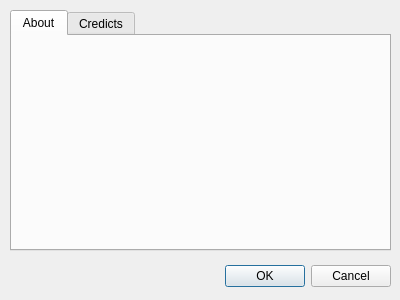
<?xml version="1.0" encoding="UTF-8"?>
<ui version="4.0">
 <class>Dialog</class>
 <widget class="QDialog" name="Dialog">
  <property name="geometry">
   <rect>
    <x>0</x>
    <y>0</y>
    <width>400</width>
    <height>300</height>
   </rect>
  </property>
  <property name="windowTitle">
   <string>Dialog</string>
  </property>
  <widget class="QDialogButtonBox" name="buttonBox">
   <property name="geometry">
    <rect>
     <x>50</x>
     <y>260</y>
     <width>341</width>
     <height>32</height>
    </rect>
   </property>
   <property name="orientation">
    <enum>Qt::Horizontal</enum>
   </property>
   <property name="standardButtons">
    <set>QDialogButtonBox::Cancel|QDialogButtonBox::Ok</set>
   </property>
  </widget>
  <widget class="QTabWidget" name="tabWidget">
   <property name="geometry">
    <rect>
     <x>10</x>
     <y>10</y>
     <width>381</width>
     <height>241</height>
    </rect>
   </property>
   <property name="currentIndex">
    <number>0</number>
   </property>
   <widget class="QWidget" name="tabAbout">
    <attribute name="title">
     <string>About</string>
    </attribute>
    <widget class="QLabel" name="labelAbout">
     <property name="geometry">
      <rect>
       <x>30</x>
       <y>60</y>
       <width>301</width>
       <height>101</height>
      </rect>
     </property>
     <property name="text">
      <string/>
     </property>
    </widget>
   </widget>
   <widget class="QWidget" name="tabCredits">
    <attribute name="title">
     <string>Credicts</string>
    </attribute>
    <widget class="QLabel" name="labelCredicts">
     <property name="geometry">
      <rect>
       <x>50</x>
       <y>80</y>
       <width>261</width>
       <height>71</height>
      </rect>
     </property>
     <property name="text">
      <string>jingwenlai@163.com</string>
     </property>
    </widget>
   </widget>
  </widget>
 </widget>
 <resources/>
 <connections>
  <connection>
   <sender>buttonBox</sender>
   <signal>accepted()</signal>
   <receiver>Dialog</receiver>
   <slot>accept()</slot>
   <hints>
    <hint type="sourcelabel">
     <x>248</x>
     <y>254</y>
    </hint>
    <hint type="destinationlabel">
     <x>157</x>
     <y>274</y>
    </hint>
   </hints>
  </connection>
  <connection>
   <sender>buttonBox</sender>
   <signal>rejected()</signal>
   <receiver>Dialog</receiver>
   <slot>reject()</slot>
   <hints>
    <hint type="sourcelabel">
     <x>316</x>
     <y>260</y>
    </hint>
    <hint type="destinationlabel">
     <x>286</x>
     <y>274</y>
    </hint>
   </hints>
  </connection>
 </connections>
</ui>
